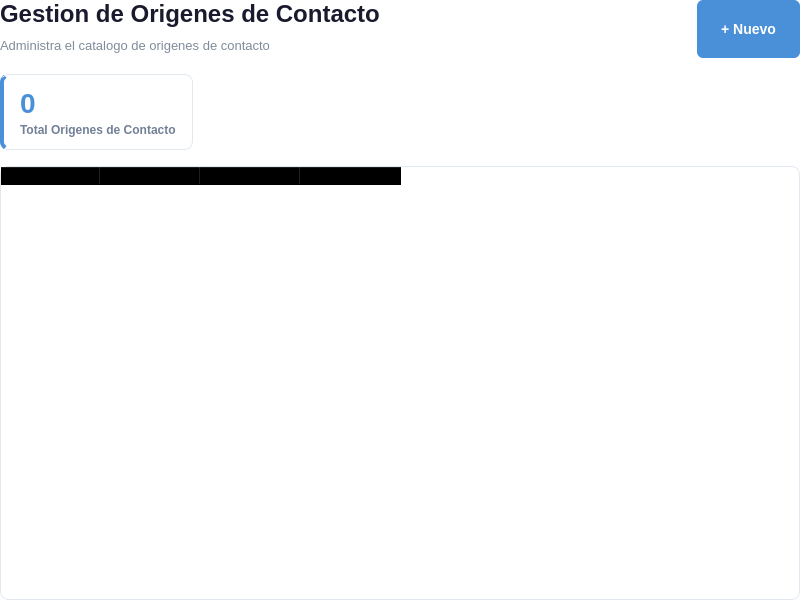
<?xml version="1.0" encoding="UTF-8"?>
<ui version="4.0">
 <class>OrigenesContactoList</class>
 <widget class="QWidget" name="OrigenesContactoList">
  <property name="geometry">
   <rect><x>0</x><y>0</y><width>800</width><height>600</height></rect>
  </property>
  <property name="styleSheet">
   <string notr="true">
QWidget { background-color: transparent; }
QLabel#listTitle { font-size: 24px; font-weight: bold; color: #1a1a2e; }
QLabel#listSubtitle { font-size: 13px; color: #7f8c9b; }
QPushButton#btnNuevo { background-color: #4a90d9; color: white; border: none; border-radius: 6px; font-size: 14px; font-weight: 600; padding: 10px 24px; min-height: 38px; }
QPushButton#btnNuevo:hover { background-color: #3a7bc8; }
QPushButton#btnNuevo:pressed { background-color: #2a6bb8; }
QFrame#cardTotal { background-color: white; border: 1px solid #e2e8f0; border-radius: 8px; border-left: 4px solid #4a90d9; }
QLabel#statValue { font-size: 28px; font-weight: bold; color: #4a90d9; }
QLabel#statLabel { font-size: 12px; color: #718096; font-weight: 500; }
QTableWidget#tablaCatalogo { background-color: white; border: 1px solid #e2e8f0; border-radius: 8px; gridline-color: #f0f2f5; font-size: 13px; }
QTableWidget#tablaCatalogo QHeaderView::section { background-color: #f7fafc; color: #2d3748; font-weight: bold; font-size: 13px; padding: 10px 8px; border: none; border-bottom: 2px solid #e2e8f0; border-right: 1px solid #f0f2f5; }
QTableWidget#tablaCatalogo QHeaderView::section:last { border-right: none; }
QTableWidget#tablaCatalogo::item { padding: 10px 8px; color: #2d3748; border-bottom: 1px solid #f0f2f5; }
QTableWidget#tablaCatalogo::item:selected { background-color: #ebf8ff; color: #2c5282; }
QTableWidget#tablaCatalogo::item:hover { background-color: #f7fafc; }
   </string>
  </property>
  <layout class="QVBoxLayout" name="mainLayout">
   <property name="leftMargin"><number>0</number></property>
   <property name="topMargin"><number>0</number></property>
   <property name="rightMargin"><number>0</number></property>
   <property name="bottomMargin"><number>0</number></property>
   <property name="spacing"><number>16</number></property>
   <item>
    <layout class="QHBoxLayout" name="headerLayout">
     <item>
      <layout class="QVBoxLayout" name="titleLayout">
       <property name="spacing"><number>4</number></property>
       <item><widget class="QLabel" name="listTitle"><property name="text"><string>Gestion de Origenes de Contacto</string></property></widget></item>
       <item><widget class="QLabel" name="listSubtitle"><property name="text"><string>Administra el catalogo de origenes de contacto</string></property></widget></item>
      </layout>
     </item>
     <item><spacer name="headerSpacer"><property name="orientation"><enum>Qt::Horizontal</enum></property><property name="sizeHint" stdset="0"><size><width>40</width><height>20</height></size></property></spacer></item>
     <item><widget class="QPushButton" name="btnNuevo"><property name="text"><string>+ Nuevo</string></property><property name="cursor"><cursorShape>PointingHandCursor</cursorShape></property></widget></item>
    </layout>
   </item>
   <item>
    <layout class="QHBoxLayout" name="statsLayout">
     <property name="spacing"><number>16</number></property>
     <item>
      <widget class="QFrame" name="cardTotal">
       <property name="maximumSize"><size><width>16777215</width><height>80</height></size></property>
       <layout class="QVBoxLayout" name="cardTotalLayout">
        <property name="leftMargin"><number>16</number></property><property name="topMargin"><number>12</number></property><property name="rightMargin"><number>16</number></property><property name="bottomMargin"><number>12</number></property><property name="spacing"><number>4</number></property>
        <item><widget class="QLabel" name="statValue"><property name="text"><string>0</string></property></widget></item>
        <item><widget class="QLabel" name="statLabel"><property name="text"><string>Total Origenes de Contacto</string></property></widget></item>
       </layout>
      </widget>
     </item>
     <item><spacer name="statsSpacer"><property name="orientation"><enum>Qt::Horizontal</enum></property><property name="sizeHint" stdset="0"><size><width>40</width><height>20</height></size></property></spacer></item>
    </layout>
   </item>
   <item>
    <widget class="QTableWidget" name="tablaCatalogo">
     <property name="editTriggers"><set>QAbstractItemView::NoEditTriggers</set></property>
     <property name="selectionMode"><enum>QAbstractItemView::SingleSelection</enum></property>
     <property name="selectionBehavior"><enum>QAbstractItemView::SelectRows</enum></property>
     <property name="showGrid"><bool>true</bool></property>
     <property name="columnCount"><number>4</number></property>
     <column><property name="text"><string>ID</string></property></column>
     <column><property name="text"><string>Nombre</string></property></column>
     <column><property name="text"><string>Descripcion</string></property></column>
     <column><property name="text"><string>Acciones</string></property></column>
    </widget>
   </item>
  </layout>
 </widget>
 <resources/>
 <connections/>
</ui>
